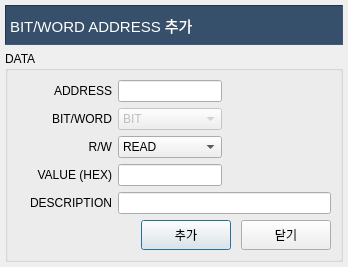
<?xml version="1.0" encoding="UTF-8"?>
<ui version="4.0">
 <class>CPLCAddressDlg</class>
 <widget class="QDialog" name="CPLCAddressDlg">
  <property name="geometry">
   <rect>
    <x>0</x>
    <y>0</y>
    <width>348</width>
    <height>261</height>
   </rect>
  </property>
  <property name="windowTitle">
   <string>Dialog</string>
  </property>
  <layout class="QVBoxLayout" name="verticalLayout">
   <property name="leftMargin">
    <number>5</number>
   </property>
   <property name="topMargin">
    <number>5</number>
   </property>
   <property name="rightMargin">
    <number>5</number>
   </property>
   <property name="bottomMargin">
    <number>5</number>
   </property>
   <item>
    <widget class="QLabel" name="lblTitle">
     <property name="enabled">
      <bool>true</bool>
     </property>
     <property name="minimumSize">
      <size>
       <width>0</width>
       <height>40</height>
      </size>
     </property>
     <property name="maximumSize">
      <size>
       <width>16777215</width>
       <height>40</height>
      </size>
     </property>
     <property name="font">
      <font>
       <family>Arial</family>
       <pointsize>11</pointsize>
      </font>
     </property>
     <property name="styleSheet">
      <string notr="true">background-color: #364f6b;
color: rgb(255, 255, 255);</string>
     </property>
     <property name="frameShape">
      <enum>QFrame::Panel</enum>
     </property>
     <property name="frameShadow">
      <enum>QFrame::Sunken</enum>
     </property>
     <property name="text">
      <string>BIT/WORD ADDRESS 추가</string>
     </property>
    </widget>
   </item>
   <item>
    <widget class="QGroupBox" name="gbData">
     <property name="title">
      <string>DATA</string>
     </property>
     <layout class="QGridLayout" name="gridLayout">
      <item row="6" column="0">
       <widget class="QLabel" name="lblAddr_2">
        <property name="minimumSize">
         <size>
          <width>95</width>
          <height>0</height>
         </size>
        </property>
        <property name="maximumSize">
         <size>
          <width>250</width>
          <height>16777215</height>
         </size>
        </property>
        <property name="frameShape">
         <enum>QFrame::NoFrame</enum>
        </property>
        <property name="frameShadow">
         <enum>QFrame::Sunken</enum>
        </property>
        <property name="text">
         <string>VALUE (HEX)</string>
        </property>
        <property name="alignment">
         <set>Qt::AlignRight|Qt::AlignTrailing|Qt::AlignVCenter</set>
        </property>
       </widget>
      </item>
      <item row="7" column="1" colspan="3">
       <widget class="QLineEdit" name="leDEscription"/>
      </item>
      <item row="4" column="3">
       <spacer name="horizontalSpacer_3">
        <property name="orientation">
         <enum>Qt::Horizontal</enum>
        </property>
        <property name="sizeHint" stdset="0">
         <size>
          <width>40</width>
          <height>20</height>
         </size>
        </property>
       </spacer>
      </item>
      <item row="6" column="1">
       <widget class="QLineEdit" name="leValue"/>
      </item>
      <item row="4" column="1">
       <widget class="QComboBox" name="cboRW">
        <item>
         <property name="text">
          <string>READ</string>
         </property>
        </item>
        <item>
         <property name="text">
          <string>WRITE</string>
         </property>
        </item>
       </widget>
      </item>
      <item row="8" column="0" colspan="4">
       <layout class="QHBoxLayout" name="horizontalLayout">
        <property name="spacing">
         <number>10</number>
        </property>
        <item>
         <spacer name="horizontalSpacer">
          <property name="orientation">
           <enum>Qt::Horizontal</enum>
          </property>
          <property name="sizeHint" stdset="0">
           <size>
            <width>40</width>
            <height>20</height>
           </size>
          </property>
         </spacer>
        </item>
        <item>
         <widget class="QPushButton" name="btnAdd">
          <property name="minimumSize">
           <size>
            <width>90</width>
            <height>30</height>
           </size>
          </property>
          <property name="text">
           <string>추가</string>
          </property>
          <property name="icon">
           <iconset resource="../PLCSimulator.qrc">
            <normaloff>:/icon/add.png</normaloff>:/icon/add.png</iconset>
          </property>
         </widget>
        </item>
        <item>
         <widget class="QPushButton" name="btnClose">
          <property name="minimumSize">
           <size>
            <width>90</width>
            <height>30</height>
           </size>
          </property>
          <property name="text">
           <string>닫기</string>
          </property>
          <property name="icon">
           <iconset resource="../PLCSimulator.qrc">
            <normaloff>:/icon/stop.ico</normaloff>:/icon/stop.ico</iconset>
          </property>
         </widget>
        </item>
       </layout>
      </item>
      <item row="4" column="0">
       <widget class="QLabel" name="lblRW">
        <property name="minimumSize">
         <size>
          <width>95</width>
          <height>0</height>
         </size>
        </property>
        <property name="maximumSize">
         <size>
          <width>250</width>
          <height>16777215</height>
         </size>
        </property>
        <property name="frameShape">
         <enum>QFrame::NoFrame</enum>
        </property>
        <property name="frameShadow">
         <enum>QFrame::Sunken</enum>
        </property>
        <property name="text">
         <string>R/W</string>
        </property>
        <property name="alignment">
         <set>Qt::AlignRight|Qt::AlignTrailing|Qt::AlignVCenter</set>
        </property>
       </widget>
      </item>
      <item row="6" column="2" colspan="2">
       <spacer name="horizontalSpacer_5">
        <property name="orientation">
         <enum>Qt::Horizontal</enum>
        </property>
        <property name="sizeHint" stdset="0">
         <size>
          <width>88</width>
          <height>20</height>
         </size>
        </property>
       </spacer>
      </item>
      <item row="3" column="1">
       <widget class="QComboBox" name="cboBitWord">
        <property name="enabled">
         <bool>false</bool>
        </property>
        <property name="editable">
         <bool>false</bool>
        </property>
        <item>
         <property name="text">
          <string>BIT</string>
         </property>
        </item>
        <item>
         <property name="text">
          <string>WORD</string>
         </property>
        </item>
       </widget>
      </item>
      <item row="7" column="0">
       <widget class="QLabel" name="lblDesc">
        <property name="minimumSize">
         <size>
          <width>95</width>
          <height>0</height>
         </size>
        </property>
        <property name="maximumSize">
         <size>
          <width>250</width>
          <height>16777215</height>
         </size>
        </property>
        <property name="frameShape">
         <enum>QFrame::NoFrame</enum>
        </property>
        <property name="frameShadow">
         <enum>QFrame::Sunken</enum>
        </property>
        <property name="text">
         <string>DESCRIPTION</string>
        </property>
        <property name="alignment">
         <set>Qt::AlignRight|Qt::AlignTrailing|Qt::AlignVCenter</set>
        </property>
       </widget>
      </item>
      <item row="3" column="3">
       <spacer name="horizontalSpacer_2">
        <property name="orientation">
         <enum>Qt::Horizontal</enum>
        </property>
        <property name="sizeHint" stdset="0">
         <size>
          <width>100</width>
          <height>20</height>
         </size>
        </property>
       </spacer>
      </item>
      <item row="3" column="0">
       <widget class="QLabel" name="lblBitWord">
        <property name="minimumSize">
         <size>
          <width>95</width>
          <height>0</height>
         </size>
        </property>
        <property name="maximumSize">
         <size>
          <width>250</width>
          <height>16777215</height>
         </size>
        </property>
        <property name="frameShape">
         <enum>QFrame::NoFrame</enum>
        </property>
        <property name="frameShadow">
         <enum>QFrame::Sunken</enum>
        </property>
        <property name="text">
         <string>BIT/WORD</string>
        </property>
        <property name="alignment">
         <set>Qt::AlignRight|Qt::AlignTrailing|Qt::AlignVCenter</set>
        </property>
       </widget>
      </item>
      <item row="1" column="1">
       <widget class="QLineEdit" name="leAddr"/>
      </item>
      <item row="1" column="3">
       <spacer name="horizontalSpacer_4">
        <property name="orientation">
         <enum>Qt::Horizontal</enum>
        </property>
        <property name="sizeHint" stdset="0">
         <size>
          <width>40</width>
          <height>20</height>
         </size>
        </property>
       </spacer>
      </item>
      <item row="1" column="0">
       <widget class="QLabel" name="lblAddr">
        <property name="minimumSize">
         <size>
          <width>95</width>
          <height>0</height>
         </size>
        </property>
        <property name="maximumSize">
         <size>
          <width>250</width>
          <height>16777215</height>
         </size>
        </property>
        <property name="frameShape">
         <enum>QFrame::NoFrame</enum>
        </property>
        <property name="frameShadow">
         <enum>QFrame::Sunken</enum>
        </property>
        <property name="text">
         <string>ADDRESS</string>
        </property>
        <property name="alignment">
         <set>Qt::AlignRight|Qt::AlignTrailing|Qt::AlignVCenter</set>
        </property>
       </widget>
      </item>
     </layout>
    </widget>
   </item>
  </layout>
 </widget>
 <tabstops>
  <tabstop>leAddr</tabstop>
  <tabstop>cboBitWord</tabstop>
  <tabstop>cboRW</tabstop>
  <tabstop>leValue</tabstop>
  <tabstop>leDEscription</tabstop>
  <tabstop>btnAdd</tabstop>
  <tabstop>btnClose</tabstop>
 </tabstops>
 <resources>
  <include location="../PLCSimulator.qrc"/>
 </resources>
 <connections/>
</ui>
